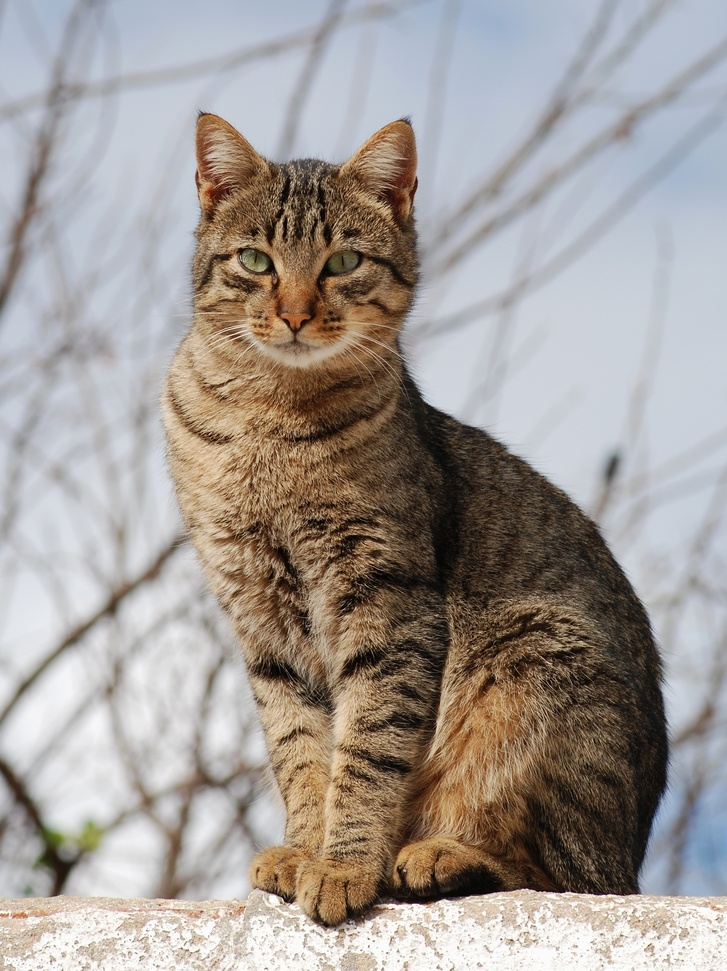
#> input picture notebooks/Cat_November_2010-1a.jpg, 727 x 971 px, shrunk from 1795 x 2397 before the run, found by its file name
$ jupyter execute --allow-errors CV_campus.ipynb
#> lines starting #> are read from the running program, lines starting #| are printed output that depends on the picture
[cell 1]
import cv2
import cv2
import numpy as np
from matplotlib import pyplot as plt
plt.rcParams['figure.figsize'] = [10, 5]

[cell 2]
import cv2

# Read the image from a file
image = cv2.imread('/Users/dianaterraza/Desktop/workspace_python/Cat_November_2010-1a.jpg')  # Make sure to provide the correct path to your image
#> image is the input picture: shape (971, 727, 3); mean B, G, R 150, 154.8, 161.8

# Convert the image to grayscale
gray_image = cv2.cvtColor(image, cv2.COLOR_BGR2GRAY)
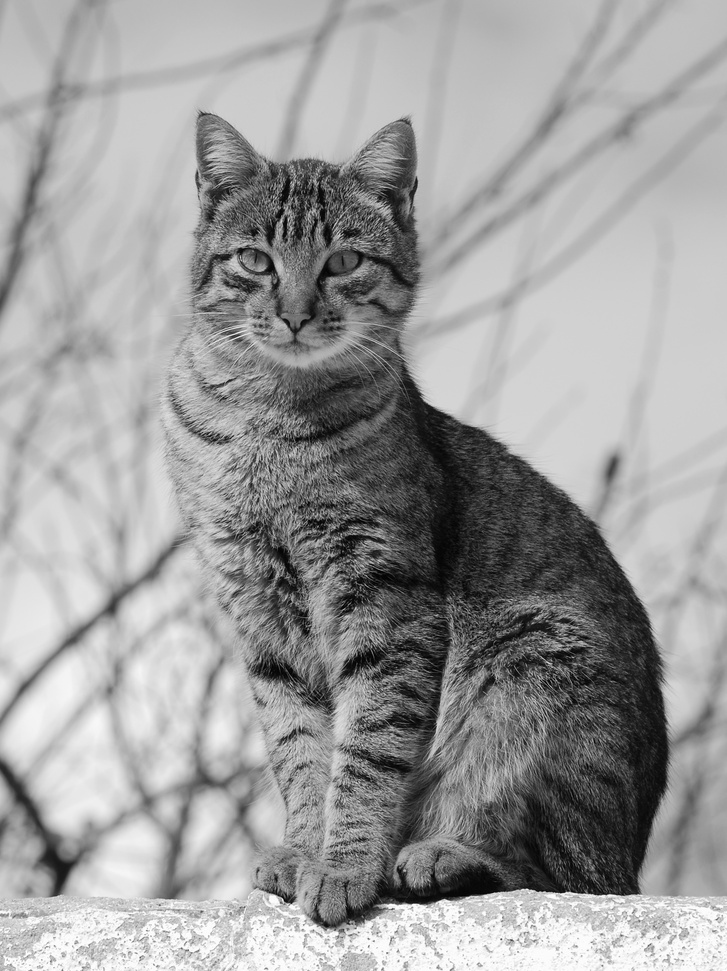
#> gray_image: shape (971, 727); min 0, max 255, mean 156.4

# Save the grayscale image to a file
cv2.imwrite('my_gray_image.jpg', gray_image)
#> Out = True

[cell 3]
plt.imshow(image)

[cell 4]
# Load an image from file
image = cv2.imread('/Users/dianaterraza/Desktop/workspace_python/Cat_November_2010-1a.jpg')
image = cv2.cvtColor(image, cv2.COLOR_BGR2RGB)

# Draw a rectangle on the image (top-left corner at (50, 50),
# bottom-right corner at (200, 200))
cv2.rectangle(image, (50, 50), (200, 200), (0, 255, 0), thickness=2)

# Display the image with a rectangle
plt.imshow(image)

[cell 5]
# Draw a circle (center at (150, 150), radius 50)
cv2.circle(image, (100, 100), 50, (255, 0, 0), thickness=5)  # HINT: Complete center, radius, and thickness
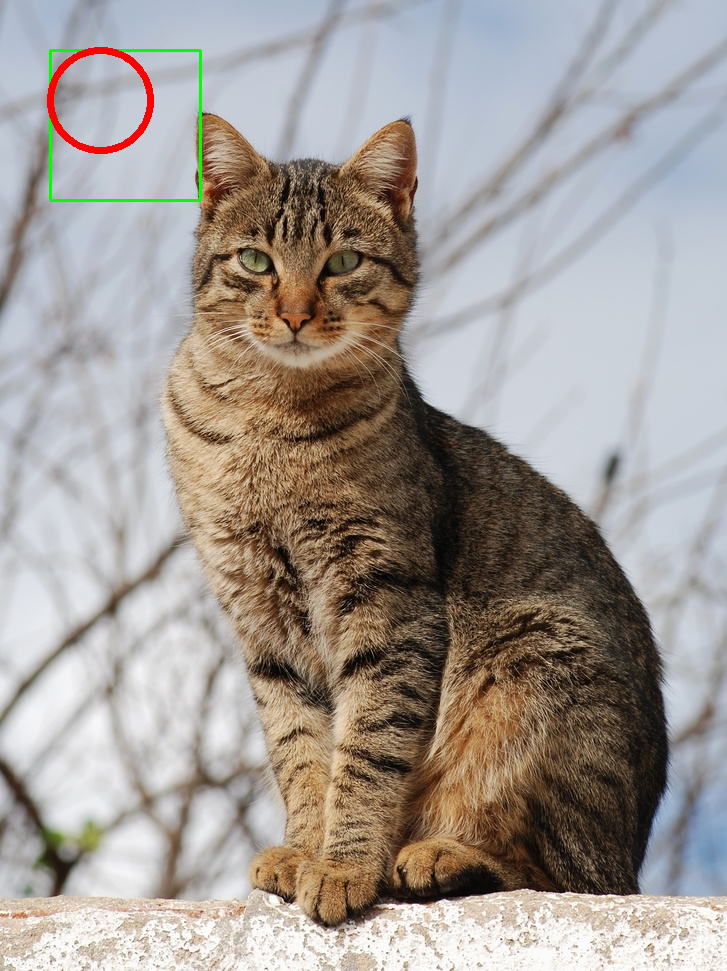
#> image: shape (971, 727, 3); mean R, G, B 161.6, 154.4, 149

# Display the image with a circle
plt.imshow(image)

$ run again, with notebooks/446A67DB-9102-4338-973C-1556BCA07AAF.png saved as notebooks/Cat_November_2010-1a.jpg
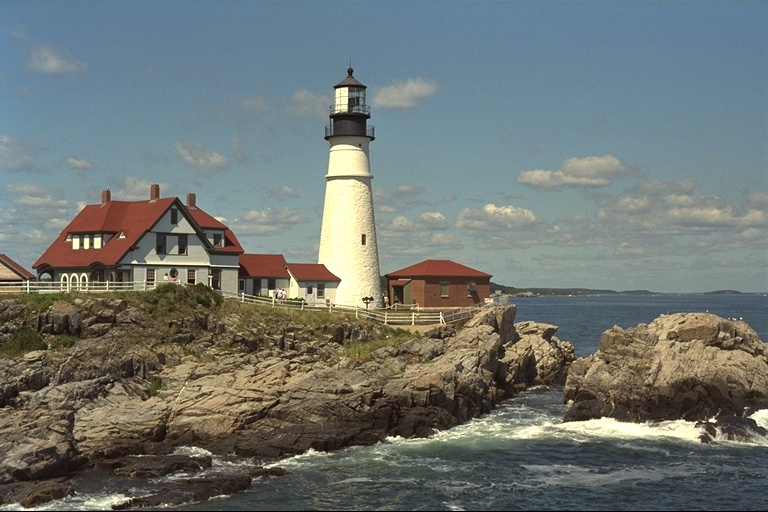
#> input picture notebooks/446A67DB-9102-4338-973C-1556BCA07AAF.png, 768 x 512 px, found by its file name
#> image is the input picture: shape (512, 768, 3); mean B, G, R 114.6, 118.1, 111.6
#> `gray_image = cv2.cvtColor(image, cv2.COLOR_BGR2GRAY)`:
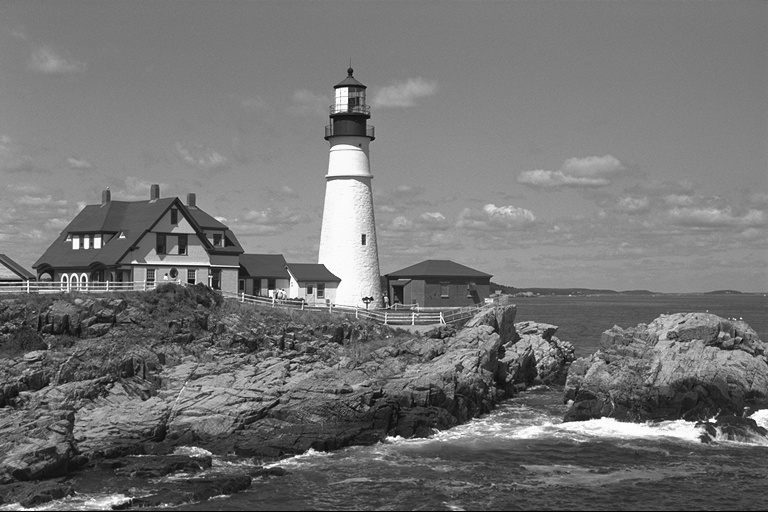
#> gray_image: shape (512, 768); min 0, max 255, mean 115.7
#> Out = True
#> `cv2.circle(image, (100, 100), 50, (255, 0, 0), thickness=5)`:
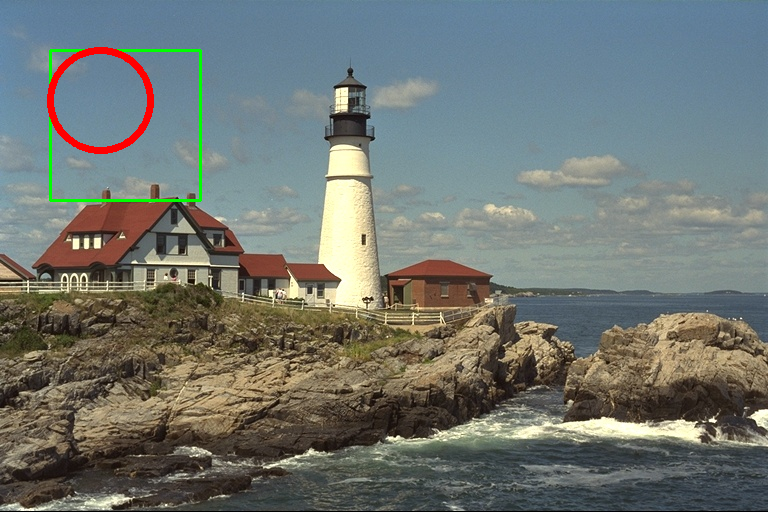
#> image: shape (512, 768, 3); mean R, G, B 111.9, 117.8, 113.2
